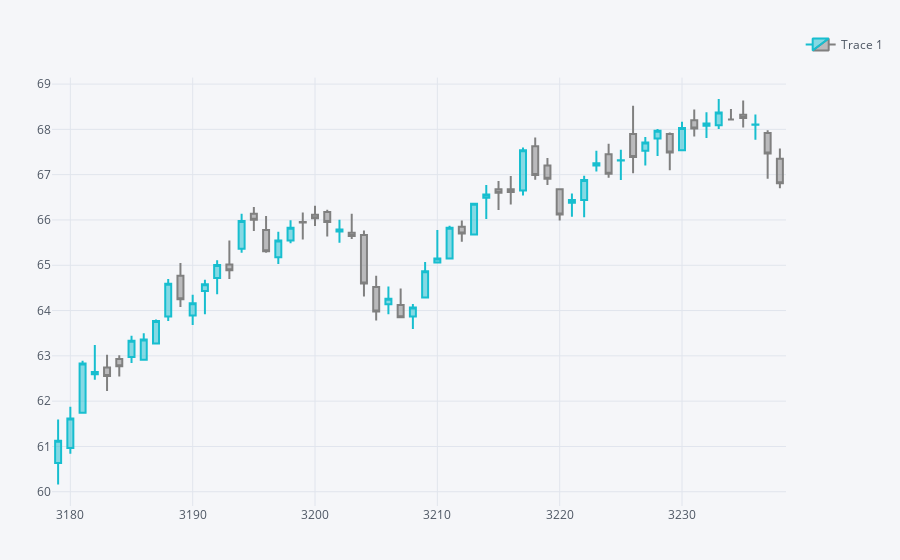

Write notebook code for a chart like this one.
### Code cell
qf=cf.QuantFig(tickers.get_group('a')[-60:])
plyo.iplot(qf.iplot(asFigure=True),image='png',
          filename='qf_01')
